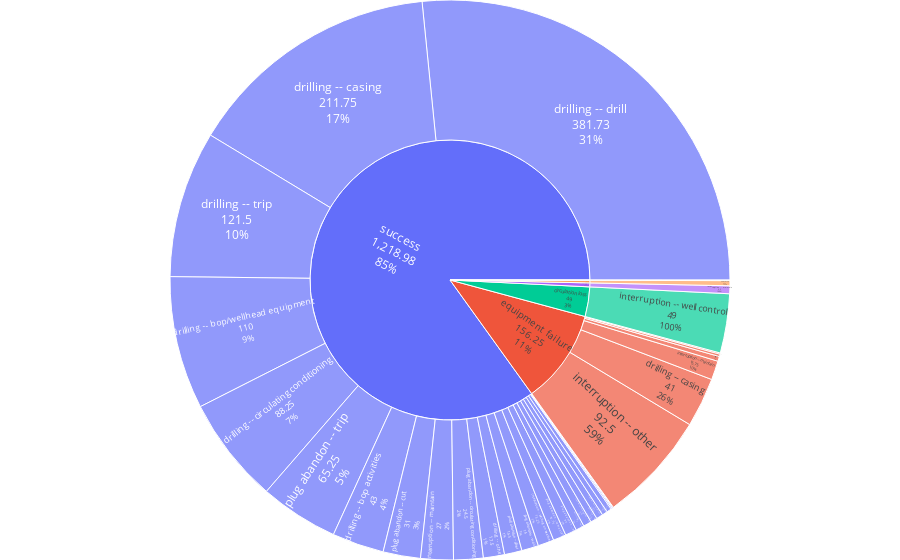

Source (notebook cell):
### Code cell
from utils.daily_operation_report import daily_report_sun
daily_report_sun('15_9-F_15')

### Figure 1 — Plotly figure (JSON) as saved in the notebook; plotly's stock layout.template omitted (floating-point values rounded to 4 significant figures)
{"data": [{"branchvalues": "total", "domain": {"x": [0, 1], "y": [0, 1]}, "hovertemplate": "labels=%{label}<br>Duraton_hours=%{value}<br>parent=%{parent}<br>id=%{id}<extra></extra>", "ids": ["success/drilling -- bop activities", "success/drilling -- bop/wellhead equipment", "equipment failure/drilling -- casing", "success/drilling -- casing", "success/drilling -- circulating conditioning", "equipment failure/drilling -- drill", "success/drilling -- drill", "success/drilling -- other", "success/drilling -- ream", "success/drilling -- survey", "success/drilling -- trip", "success/drilling -- wait", "success/formation evaluation -- log", "success/formation evaluation -- rft/fit", "stuck equipment/interruption -- fish", "equipment failure/interruption -- maintain", "operation failed/interruption -- maintain", "success/interruption -- maintain", "equipment failure/interruption -- other", "mud loss/interruption -- other", "equipment failure/interruption -- repair", "success/interruption -- wait", "success/interruption -- waiting on weather", "circulation loss/interruption -- well control", "success/moving -- position", "success/moving -- skid", "success/plug abandon -- cement plug", "success/plug abandon -- circulating conditioning", "equipment failure/plug abandon -- cut", "success/plug abandon -- cut", "success/plug abandon -- mechanical plug", "success/plug abandon -- mill", "success/plug abandon -- other", "success/plug abandon -- trip", "success/plug abandon -- wait", "circulation loss", "equipment failure", "mud loss", "operation failed", "stuck equipment", "success"], "labels": ["drilling -- bop activities", "drilling -- bop/wellhead equipment", "drilling -- casing", "drilling -- casing", "drilling -- circulating conditioning", "drilling -- drill", "drilling -- drill", "drilling -- other", "drilling -- ream", "drilling -- survey", "drilling -- trip", "drilling -- wait", "formation evaluation -- log", "formation evaluation -- rft/fit", "interruption -- fish", "interruption -- maintain", "interruption -- maintain", "interruption -- maintain", "interruption -- other", "interruption -- other", "interruption -- repair", "interruption -- wait", "interruption -- waiting on weather", "interruption -- well control", "moving -- position", "moving -- skid", "plug abandon -- cement plug", "plug abandon -- circulating conditioning", "plug abandon -- cut", "plug abandon -- cut", "plug abandon -- mechanical plug", "plug abandon -- mill", "plug abandon -- other", "plug abandon -- trip", "plug abandon -- wait", "circulation loss", "equipment failure", "mud loss", "operation failed", "stuck equipment", "success"], "name": "", "parents": ["success", "success", "equipment failure", "success", "success", "equipment failure", "success", "success", "success", "success", "success", "success", "success", "success", "stuck equipment", "equipment failure", "operation failed", "success", "equipment failure", "mud loss", "equipment failure", "success", "success", "circulation loss", "success", "success", "success", "success", "equipment failure", "success", "success", "success", "success", "success", "success", "", "", "", "", "", ""], "textinfo": "label+percent parent+value", "type": "sunburst", "values": [43, 110, 41, 211.8, 88.25, 4, 381.7, 17.5, 4, 7, 121.5, 5.5, 5.5, 6.75, 4.25, 15.75, 6.5, 27, 92.5, 0.5, 2, 0.75, 13.25, 49, 1, 4.5, 10.75, 24.5, 1, 31, 0.5, 9.5, 14.5, 65.25, 14, 49, 156.2, 0.5, 6.5, 4.25, 1219.0]}], "layout": {"legend": {"tracegroupgap": 0}, "margin": {"b": 0.1, "l": 0.1, "r": 0.1, "t": 0.1}}}
